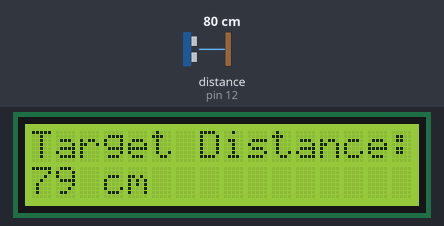
This sketch was run on a simulated Arduino Uno, built with avr-gcc and run on an emulated ATmega328P. Parts: 16×2 character LCD. Wiring (inferred from the names in the program): ultrasonic range finder: trigger pin 13; echo pin 12. The test bench sets the inputs (shaded band); at power-on: distance to the obstacle (sensor on pin 12) 80 cm. The echo pulse lasts 58.3 µs per cm.

Above: at 1.2 s.
1.3 s: distance to the obstacle (sensor on pin 12) set to 2 cm
At 2.3 s:
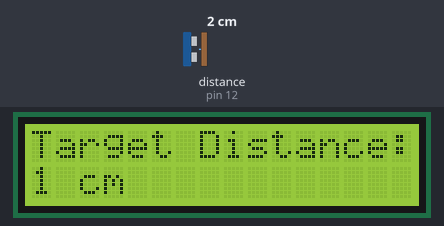
3.1 s: distance to the obstacle (sensor on pin 12) set to 250 cm
At 3.9 s:
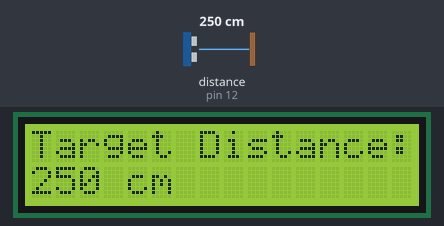
6.1 s: distance to the obstacle (sensor on pin 12) set to 4 cm
At 7.8 s:
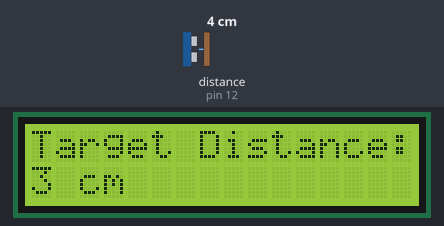
Timing chart, 0 to 9.3 s (numbered marks = the images above; inputs shaded):
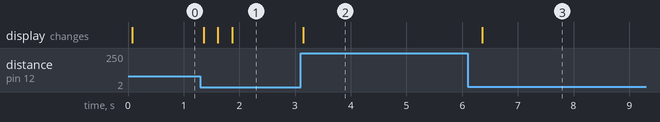

Measured:
- after the input at 1.3 s, the display: changes after 0.06 s (image 1)
- after the input at 3.1 s, the display: changes after 0.05 s (image 2)
- after the input at 6.1 s, the display: changes after 0.26 s (image 3)

The sketch:

Ultrasonic_Sensor.ino
```cpp
/*
HC-SR04 Ultrasonic Sensor:
  VCC to Arduino 5V
  GND to Arduino GND
  Echo to Arduino pin 12
  Trig to Arduino pin 13

LCD Display:
  VSS to Arduino GND
  VCC to Arduino 5V
  VEE to Arduino GND
  RS to Arduino pin 11
  R/W to Arduino pin 10
  E to Arduino pin 9
  DB4 to Arduino pin 2
  DB5 to Arduino pin 3
  DB6 to Arduino pin 4
  DB7 to Arduino pin 5
  LED+ to Arduino 5V
  LED- to Arduino GND
*/
#include <LiquidCrystal.h> //Load Liquid Crystal Library
LiquidCrystal LCD(11,10,9,2,3,4,5);  //Create Liquid Crystal Object called LCD

#define trigPin 13 //Sensor Echo pin connected to Arduino pin 13
#define echoPin 12 //Sensor Trip pin connected to Arduino pin 12

void setup()
{
  pinMode(trigPin, OUTPUT);
  pinMode(echoPin, INPUT);

  LCD.begin(16,2); //Tell Arduino to start your 16 column 2 row LCD
  LCD.setCursor(0,0);  //Set LCD cursor to upper left corner, column 0, row 0
  LCD.print("Target Distance:");  //Print Message on First Row
}

void loop() {
  long duration, distance;
  digitalWrite(trigPin, LOW);
  delayMicroseconds(2);
  digitalWrite(trigPin, HIGH);
  delayMicroseconds(10);
  digitalWrite(trigPin, LOW);
  duration = pulseIn(echoPin, HIGH);
  distance = (duration/2) / 29.1;

  LCD.setCursor(0,1);  //Set cursor to first column of second row
  LCD.print("                "); //Print blanks to clear the row
  LCD.setCursor(0,1);   //Set Cursor again to first column of second row
  LCD.print(distance); //Print measured distance
  LCD.print(" cm");  //Print your units.
  delay(250); //pause to let things settle
}
```
